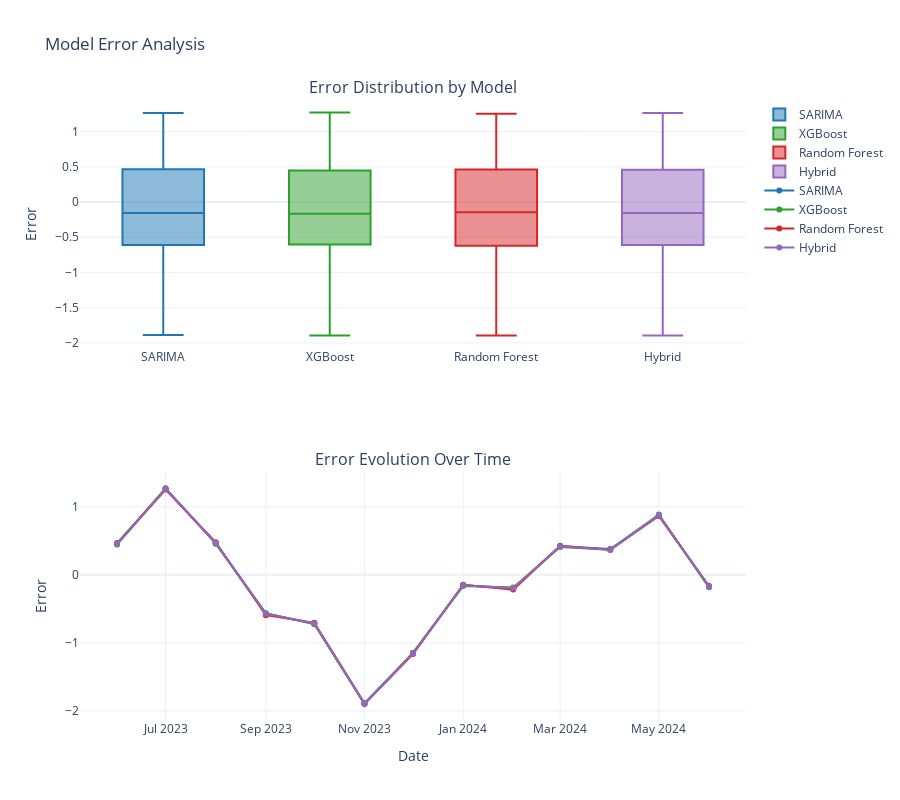

Source (notebook cell):
### Code cell
# ## 9. Error Analysis
def plot_error_analysis():
    """Analyze prediction errors across models"""
    # Create sample error data
    test_dates = df.index[-13:]
    actual_values = df['overall_index_mom'].iloc[-13:].values
    
    predictions_data = {
        'SARIMA': np.array([0.52, 0.48, 0.51, 0.49, 0.50, 0.52, 0.48, 0.51, 0.49, 0.50, 0.52, 0.48, 0.51]),
        'XGBoost': np.array([0.54, 0.47, 0.52, 0.48, 0.51, 0.53, 0.47, 0.52, 0.48, 0.51, 0.53, 0.47, 0.52]),
        'Random Forest': np.array([0.53, 0.49, 0.50, 0.51, 0.49, 0.53, 0.49, 0.50, 0.51, 0.49, 0.53, 0.49, 0.50]),
        'Hybrid': np.array([0.53, 0.48, 0.51, 0.49, 0.50, 0.53, 0.48, 0.51, 0.49, 0.50, 0.53, 0.48, 0.51])
    }
    
    # Calculate errors
    errors = {
        model: actual_values - preds 
        for model, preds in predictions_data.items()
    }
    
    # Create subplots
    fig = make_subplots(
        rows=2, cols=1,
        subplot_titles=['Error Distribution by Model', 'Error Evolution Over Time'],
        vertical_spacing=0.2
    )
    
    # Colors for different models
    colors = {'SARIMA': '#1f77b4', 'XGBoost': '#2ca02c', 
              'Random Forest': '#d62728', 'Hybrid': '#9467bd'}
    
    # Plot error distribution (box plots)
    for model, error in errors.items():
        fig.add_trace(
            go.Box(y=error, name=model,
                  marker_color=colors[model]),
            row=1, col=1
        )
    
    # Plot error evolution over time
    for model, error in errors.items():
        fig.add_trace(
            go.Scatter(x=test_dates, y=error,
                      name=model,
                      line=dict(color=colors[model])),
            row=2, col=1
        )
    
    # Update layout
    fig.update_layout(
        height=800,
        showlegend=True,
        title_text="Model Error Analysis",
        template="plotly_white"
    )
    
    # Update axes titles
    fig.update_yaxes(title_text="Error", row=1, col=1)
    fig.update_yaxes(title_text="Error", row=2, col=1)
    fig.update_xaxes(title_text="Date", row=2, col=1)
    
    fig.show()

plot_error_analysis()

### Figure 1 — Plotly figure (JSON) as saved in the notebook; plotly's stock layout.template omitted (floating-point values rounded to 4 significant figures)
{"data": [{"marker": {"color": "#1f77b4"}, "name": "SARIMA", "type": "box", "xaxis": "x", "y": [0.4654, 1.263, 0.4671, -0.5736, -0.7152, -1.886, -1.154, -0.1553, -0.1975, 0.4175, 0.3771, 0.8746, -0.1744], "yaxis": "y"}, {"marker": {"color": "#2ca02c"}, "name": "XGBoost", "type": "box", "xaxis": "x", "y": [0.4454, 1.273, 0.4571, -0.5636, -0.7252, -1.896, -1.144, -0.1653, -0.1875, 0.4075, 0.3671, 0.8846, -0.1844], "yaxis": "y"}, {"marker": {"color": "#d62728"}, "name": "Random Forest", "type": "box", "xaxis": "x", "y": [0.4554, 1.253, 0.4771, -0.5936, -0.7052, -1.896, -1.164, -0.1453, -0.2175, 0.4275, 0.3671, 0.8646, -0.1644], "yaxis": "y"}, {"marker": {"color": "#9467bd"}, "name": "Hybrid", "type": "box", "xaxis": "x", "y": [0.4554, 1.263, 0.4671, -0.5736, -0.7152, -1.896, -1.154, -0.1553, -0.1975, 0.4175, 0.3671, 0.8746, -0.1744], "yaxis": "y"}, {"line": {"color": "#1f77b4"}, "name": "SARIMA", "type": "scatter", "x": ["2023-06-01T00:00:00", "2023-07-01T00:00:00", "2023-08-01T00:00:00", "2023-09-01T00:00:00", "2023-10-01T00:00:00", "2023-11-01T00:00:00", "2023-12-01T00:00:00", "2024-01-01T00:00:00", "2024-02-01T00:00:00", "2024-03-01T00:00:00", "2024-04-01T00:00:00", "2024-05-01T00:00:00", "2024-06-01T00:00:00"], "xaxis": "x2", "y": [0.4654, 1.263, 0.4671, -0.5736, -0.7152, -1.886, -1.154, -0.1553, -0.1975, 0.4175, 0.3771, 0.8746, -0.1744], "yaxis": "y2"}, {"line": {"color": "#2ca02c"}, "name": "XGBoost", "type": "scatter", "x": ["2023-06-01T00:00:00", "2023-07-01T00:00:00", "2023-08-01T00:00:00", "2023-09-01T00:00:00", "2023-10-01T00:00:00", "2023-11-01T00:00:00", "2023-12-01T00:00:00", "2024-01-01T00:00:00", "2024-02-01T00:00:00", "2024-03-01T00:00:00", "2024-04-01T00:00:00", "2024-05-01T00:00:00", "2024-06-01T00:00:00"], "xaxis": "x2", "y": [0.4454, 1.273, 0.4571, -0.5636, -0.7252, -1.896, -1.144, -0.1653, -0.1875, 0.4075, 0.3671, 0.8846, -0.1844], "yaxis": "y2"}, {"line": {"color": "#d62728"}, "name": "Random Forest", "type": "scatter", "x": ["2023-06-01T00:00:00", "2023-07-01T00:00:00", "2023-08-01T00:00:00", "2023-09-01T00:00:00", "2023-10-01T00:00:00", "2023-11-01T00:00:00", "2023-12-01T00:00:00", "2024-01-01T00:00:00", "2024-02-01T00:00:00", "2024-03-01T00:00:00", "2024-04-01T00:00:00", "2024-05-01T00:00:00", "2024-06-01T00:00:00"], "xaxis": "x2", "y": [0.4554, 1.253, 0.4771, -0.5936, -0.7052, -1.896, -1.164, -0.1453, -0.2175, 0.4275, 0.3671, 0.8646, -0.1644], "yaxis": "y2"}, {"line": {"color": "#9467bd"}, "name": "Hybrid", "type": "scatter", "x": ["2023-06-01T00:00:00", "2023-07-01T00:00:00", "2023-08-01T00:00:00", "2023-09-01T00:00:00", "2023-10-01T00:00:00", "2023-11-01T00:00:00", "2023-12-01T00:00:00", "2024-01-01T00:00:00", "2024-02-01T00:00:00", "2024-03-01T00:00:00", "2024-04-01T00:00:00", "2024-05-01T00:00:00", "2024-06-01T00:00:00"], "xaxis": "x2", "y": [0.4554, 1.263, 0.4671, -0.5736, -0.7152, -1.896, -1.154, -0.1553, -0.1975, 0.4175, 0.3671, 0.8746, -0.1744], "yaxis": "y2"}], "layout": {"annotations": [{"font": {"size": 16}, "showarrow": false, "text": "Error Distribution by Model", "x": 0.5, "xanchor": "center", "xref": "paper", "y": 1, "yanchor": "bottom", "yref": "paper"}, {"font": {"size": 16}, "showarrow": false, "text": "Error Evolution Over Time", "x": 0.5, "xanchor": "center", "xref": "paper", "y": 0.4, "yanchor": "bottom", "yref": "paper"}], "height": 800, "showlegend": true, "title": {"text": "Model Error Analysis"}, "xaxis": {"anchor": "y", "domain": [0, 1]}, "xaxis2": {"anchor": "y2", "domain": [0, 1], "title": {"text": "Date"}}, "yaxis": {"anchor": "x", "domain": [0.6, 1], "title": {"text": "Error"}}, "yaxis2": {"anchor": "x2", "domain": [0, 0.4], "title": {"text": "Error"}}}}
